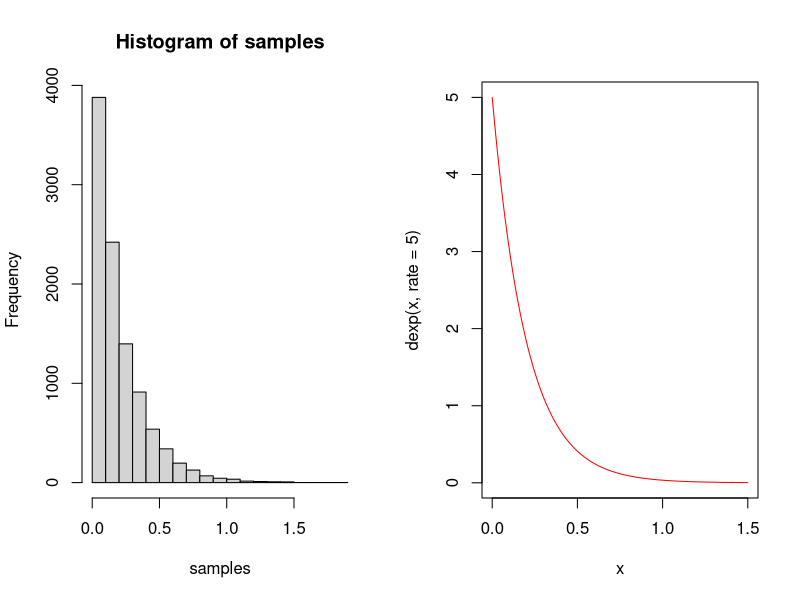

The R script that drew this image:
set.seed(191178)

N <- 1e4
lambda <- 5
U <- runif(N)
samples <- -log(1-U)/lambda 

mean(samples)
par(mfrow=c(1,2))
hist(samples)
curve(dexp(x, rate = 5), 0, 1.5, col = 'red')
